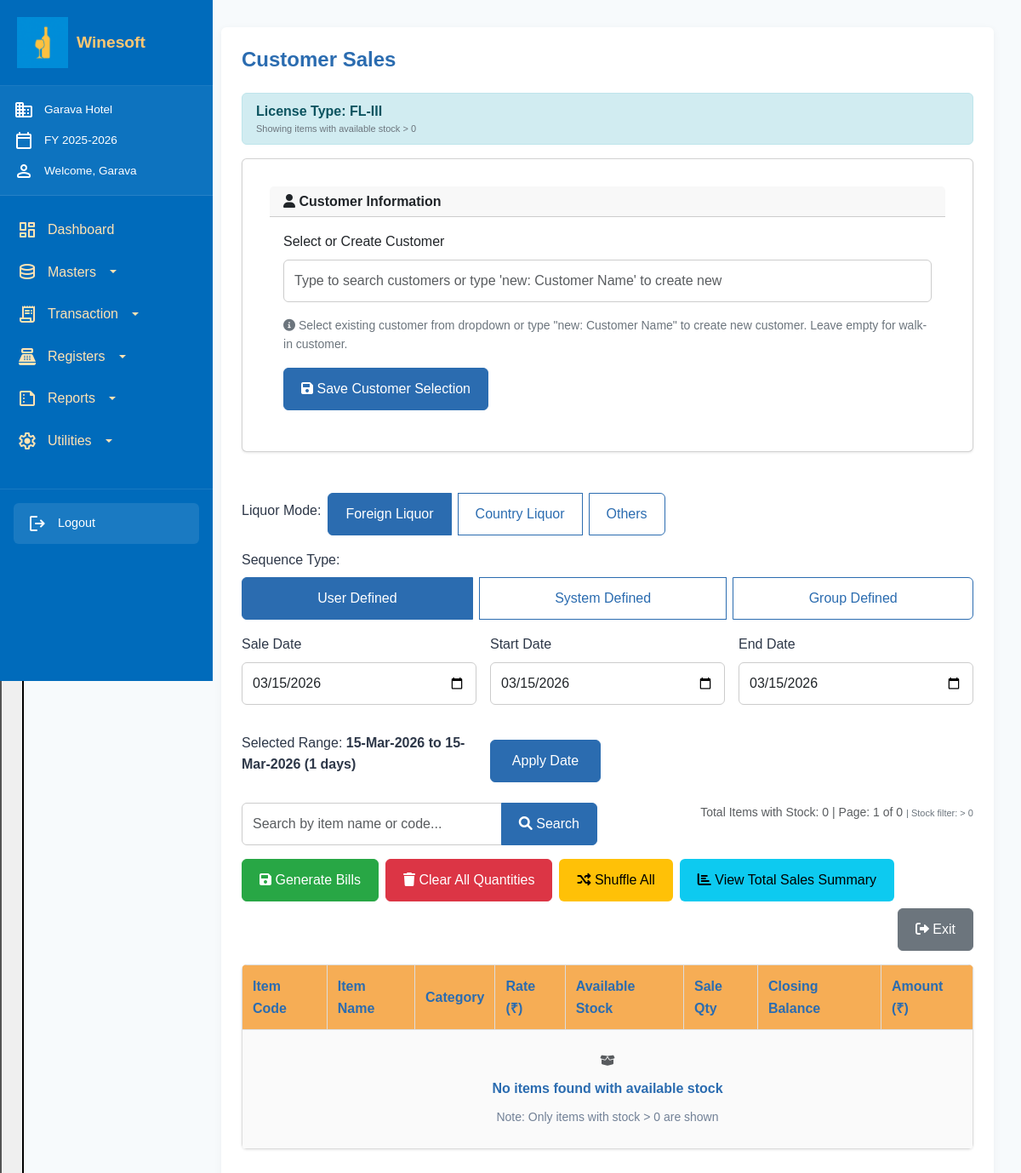
Before: /public/customer_sales.php (signed in) with the older database file.
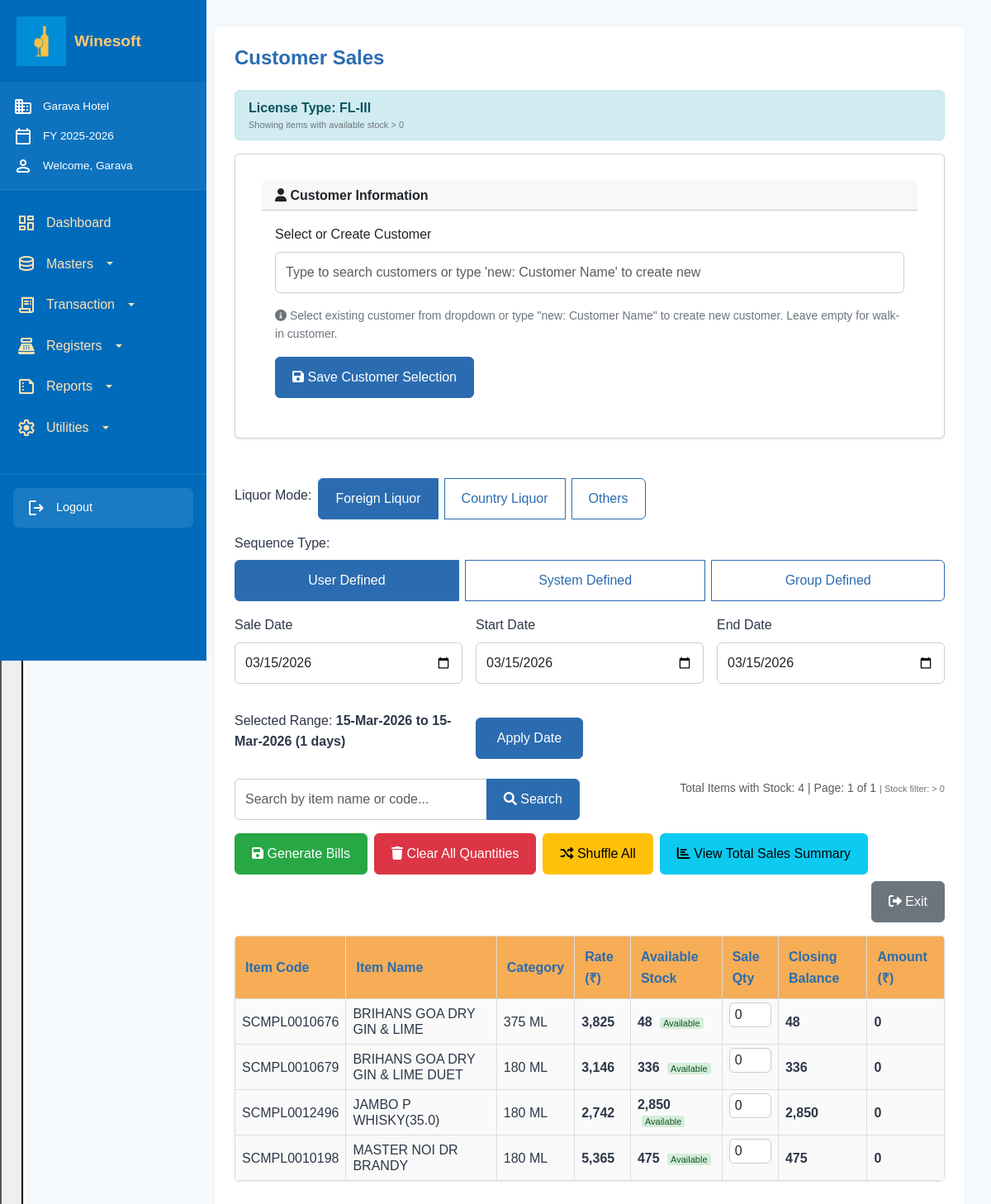
After: the same page with the newer database file.
### tables this page shows
CREATE TABLE `license_types` (
  `id` int(11) NOT NULL,
  `license_code` varchar(20) NOT NULL,
  `created_at` timestamp NOT NULL DEFAULT current_timestamp(),
  `updated_at` timestamp NOT NULL DEFAULT current_timestamp() ON UPDATE current_timestamp()
);

CREATE TABLE `tblitemmaster` (
  `id` int(11) NOT NULL,
  `CODE` varchar(20) NOT NULL,
  `Print_Name` varchar(10) DEFAULT NULL,
  `DETAILS` varchar(50) DEFAULT NULL,
  `DETAILS2` varchar(30) DEFAULT NULL,
  `BOTTLES` decimal(18,0) DEFAULT NULL,
  `CLASS` varchar(1) DEFAULT NULL,
  `SUB_CLASS` varchar(1) DEFAULT NULL,
  `ITEM_GROUP` varchar(8) DEFAULT NULL,
  `PPRICE` decimal(18,3) DEFAULT NULL COMMENT 'Purchase Price',
  `BPRICE` decimal(18,3) DEFAULT NULL COMMENT 'Base Price',
  `RPRICE` decimal(18,3) DEFAULT NULL COMMENT 'Retail Price',
  `MPRICE` decimal(18,0) DEFAULT NULL COMMENT 'MRP PRICE',
  `OB` decimal(18,3) DEFAULT NULL,
  `TRCPT` decimal(18,3) DEFAULT NULL,
  `TISSU` decimal(18,3) DEFAULT NULL,
  `CC` decimal(18,0) DEFAULT NULL,
  `BARCODE` varchar(15) DEFAULT NULL,
  `GOB` decimal(18,3) DEFAULT NULL,
  `GTRCPT` decimal(18,3) DEFAULT NULL,
  `GTISSU` decimal(18,3) DEFAULT NULL,
  `REORDER` decimal(18,0) DEFAULT NULL,
  `GREORDER` decimal(18,0) DEFAULT NULL,
  `PM_IMFL` decimal(18,0) DEFAULT NULL,
  `PM_BEER` decimal(18,0) DEFAULT NULL,
  `LIQ_FLAG` varchar(1) DEFAULT NULL,
  `SELECTED` tinyint(1) DEFAULT NULL,
  `SERIAL_NO` decimal(18,0) DEFAULT NULL,
  `SEQ_NO` decimal(18,0) DEFAULT NULL,
  `REF_CODE` varchar(4) DEFAULT NULL,
  `OB2` decimal(18,0) DEFAULT NULL,
  `CATEGORY_CODE` varchar(10) DEFAULT NULL,
  `CLASS_CODE_NEW` varchar(10) DEFAULT NULL,
  `SUBCLASS_CODE_NEW` varchar(10) DEFAULT NULL,
  `SIZE_CODE` varchar(10) DEFAULT NULL,
  `UPDATED_AT` timestamp NOT NULL DEFAULT current_timestamp() ON UPDATE current_timestamp()
);

### public/license_functions.php (called while the page is built, shortened)
<?php
function getCompanyLicenseType($company_id, $conn) {
    $stmt = $conn->prepare("
        SELECT lt.license_code
        FROM tblcompany c
        JOIN license_types lt ON c.license_type_id = lt.id
        WHERE c.CompID = ?
    ");
    $stmt->bind_param("i", $company_id);
    $stmt->execute();
    $result = $stmt->get_result();
    if ($result->num_rows > 0) {
        $company = $result->fetch_assoc();
        return $company['license_code'];
    }
    return null;
}
function getClassesByLicenseType($license_type, $conn) {
    $classes = [];
    switch($license_type) {
        case 'FL-III':
            $allowed_sgroups = ['W', 'V', 'M', 'F', 'D', 'K', 'G', 'R'];
            break;
    }
    foreach ($allowed_sgroups as $sgroup) {
        $desc = getSGroupDescription($sgroup);
        $classes[] = [
            'SGROUP' => $sgroup,
            'DESC' => $desc
        ];
    }
    return $classes;
}
function getSGroupDescription($sgroup) {
    $descriptions = [
        'W' => 'Whisky/Spirit',
        'V' => 'Wine',
        'D' => 'Brandy/Cognac',
        'K' => 'Vodka',
        'G' => 'Gin',
        'R' => 'Rum',
        'F' => 'Strong Beer',
        'M' => 'Mild Beer',
        'O' => 'Others',
        'L' => 'Country Liquor'
    ];
    return isset($descriptions[$sgroup]) ? $descriptions[$sgroup] : 'Unknown';
}
?>

### public/customer_sales.php (the view, shortened to what the rows shown need)
<?php
require_once 'license_functions.php';
function logArray($data, $title = 'Array data') {
    print_r($data);
}
include_once "../config/db.php";
$company_id = $_SESSION['CompID'];
$license_type = getCompanyLicenseType($company_id, $conn);
$available_classes = getClassesByLicenseType($license_type, $conn);
$allowed_classes = [];
foreach ($available_classes as $class) {
    $allowed_classes[] = $class['SGROUP'];
}
$index_queries = [
    "CREATE INDEX IF NOT EXISTS idx_itemmaster_liq_flag ON tblitemmaster(LIQ_FLAG)",
    "CREATE INDEX IF NOT EXISTS idx_itemmaster_code ON tblitemmaster(CODE)",
    "CREATE INDEX IF NOT EXISTS idx_item_stock_item_code ON tblitem_stock(ITEM_CODE)",
    "CREATE INDEX IF NOT EXISTS idx_itemmaster_details ON tblitemmaster(DETAILS)",
    "CREATE INDEX IF NOT EXISTS idx_itemmaster_class ON tblitemmaster(CLASS)"
];
foreach ($index_queries as $query) {
    try {
        $conn->query($query);
    } catch (Exception $e) {
    }
}
include_once "stock_functions.php";
$mode = isset($_GET['mode']) ? $_GET['mode'] : 'F';
$sequence_type = isset($_GET['sequence_type']) ? $_GET['sequence_type'] : 'user_defined';
$start_date = isset($_GET['start_date']) ? $_GET['start_date'] : date('Y-m-d');
$comp_id = $_SESSION['CompID'];
$sale_day = date('d', strtotime($start_date));
$closing_column = "DAY_" . sprintf('%02d', $sale_day) . "_CLOSING";
$sale_month = date('Y-m', strtotime($start_date));
$current_month = date('Y-m');
if ($sale_month === $current_month) {
    $daily_stock_table = "tbldailystock_" . $comp_id;
} else {
    $sale_month_short = date('m', strtotime($start_date));
    $sale_year_short = date('y', strtotime($start_date));
    $daily_stock_table = "tbldailystock_" . $comp_id . "_" . $sale_month_short . "_" . $sale_year_short;
    $table_suffix = "_" . $sale_month_short . "_" . $sale_year_short;
}
$order_clause = "";
if ($sequence_type === 'system_defined') {
    $order_clause = "ORDER BY im.CODE ASC";
} elseif ($sequence_type === 'group_defined') {
    $order_clause = "ORDER BY im.DETAILS2 ASC, im.DETAILS ASC";
} else {
    $order_clause = "ORDER BY im.DETAILS ASC";
}
$items_per_page = 50;
$current_page = isset($_GET['page']) ? max(1, intval($_GET['page'])) : 1;
$offset = ($current_page - 1) * $items_per_page;
$check_table_query = "SHOW TABLES LIKE '$daily_stock_table'";
$table_result = $conn->query($check_table_query);
$table_exists = $table_result->num_rows > 0;
if (!empty($allowed_classes) && $table_exists) {
    $class_placeholders = implode(',', array_fill(0, count($allowed_classes), '?'));
    $query = "SELECT im.CODE, im.DETAILS, im.DETAILS2, im.RPRICE, im.CLASS,
                     COALESCE(ds.$closing_column, 0) as CURRENT_STOCK,
                     ds.STK_MONTH as stock_month
              FROM tblitemmaster im
              LEFT JOIN $daily_stock_table ds ON im.CODE = ds.ITEM_CODE
                  AND ds.STK_MONTH = ?
              WHERE im.LIQ_FLAG = ?
              AND im.CLASS IN ($class_placeholders)
              AND COALESCE(ds.$closing_column, 0) > 0";
    $params = array_merge([$sale_month, $mode], $allowed_classes);
    $types = str_repeat('s', count($params));
}
$query .= " " . $order_clause . " LIMIT ? OFFSET ?";
$params[] = $items_per_page;
$params[] = $offset;
$types .= "ii";
$stmt = $conn->prepare($query);
if (!empty($params)) {
    $stmt->bind_param($types, ...$params);
}
$stmt->execute();
$result = $stmt->get_result();
$items = $result->fetch_all(MYSQLI_ASSOC);
?>
<!DOCTYPE html>
<html lang="en">
<head>
  <link href="https://cdn.jsdelivr.net/npm/bootstrap@5.3.0/dist/css/bootstrap.min.css" rel="stylesheet">
  <link rel="stylesheet" href="https://cdnjs.cloudflare.com/ajax/libs/font-awesome/6.0.0/css/all.min.css">
  <link rel="stylesheet" href="css/style.css?v=<?=time()?>">
  <link rel="stylesheet" href="css/navbar.css?v=<?=time()?>">
</head>
<body>
<div class="dashboard-container">
  <?php include 'components/navbar.php'; ?>
  <div class="main-content">
    <?php include 'components/header.php'; ?>
    <div class="content-area">
      <div class="alert alert-info mb-3 py-2">
          <strong>License Type: <?= htmlspecialchars($license_type) ?></strong>
          <p class="mb-0 compact-info">Showing items with available stock > 0</p>
      </div>
      <form method="POST" id="salesForm">
        <div class="table-container">
          <table class="styled-table table-striped" id="itemsTable">
            <thead class="table-header">
              <tr>
                <th>Item Code</th>
                <th>Item Name</th>
                <th>Category</th>
                <th>Rate (₹)</th>
                <th>Available Stock</th>
                <th>Sale Qty</th>
                <th>Closing Balance</th>
                <th>Amount (₹)</th>
              </tr>
            </thead>
            <tbody>
<?php if (!empty($items)): ?>
    <?php foreach ($items as $item):
        $item_code = $item['CODE'];
        $item_qty = isset($_SESSION['customer_sale_quantities'][$item_code]) ? $_SESSION['customer_sale_quantities'][$item_code] : 0;
        $item_total = $item_qty * $item['RPRICE'];
        $closing_balance = $item['CURRENT_STOCK'] - $item_qty;
        $display_stock = floor($item['CURRENT_STOCK']);
        $display_rate = intval($item['RPRICE']);
        $display_closing = floor($closing_balance);
        $display_amount = intval($item_total);
        $size = 0;
        $class_code = $item['CLASS'] ?? 'O';
        $stock_status_class = '';
        if ($item['CURRENT_STOCK'] <= 0) {
            $stock_status_class = 'stock-out';
        } elseif ($item['CURRENT_STOCK'] < 10) {
            $stock_status_class = 'stock-low';
        } else {
            $stock_status_class = 'stock-available';
        }
        $has_backdated_restriction = false;
        $earliest_sale = null;
        $latest_sale = null;
        $sale_count = 0;
        $backdated_class = $has_backdated_restriction ? 'backdated-restriction' : '';
        $backdated_title = $has_backdated_restriction ?
            "Sales exist from $earliest_sale to $latest_sale (Total: $sale_count sales)" : '';
    ?>
        <tr data-class="<?= htmlspecialchars($class_code) ?>"
            data-details="<?= htmlspecialchars($item['DETAILS']) ?>"
            data-details2="<?= htmlspecialchars($item['DETAILS2']) ?>"
            class="<?= $item_qty > 0 ? 'has-quantity' : '' ?> <?= $backdated_class ?>">
            <td><?= htmlspecialchars($item_code); ?></td>
            <td><?= htmlspecialchars($item['DETAILS']); ?></td>
            <td><?= htmlspecialchars($item['DETAILS2']); ?></td>
            <td class="stock-integer"><?= number_format($display_rate); ?></td>
            <td>
                <span class="stock-info">
                    <span class="stock-integer"><?= number_format($display_stock); ?></span>
                    <span class="stock-status <?= $stock_status_class ?>">
                        <?php if ($item['CURRENT_STOCK'] <= 0): ?>
                            Out
                        <?php elseif ($item['CURRENT_STOCK'] < 10): ?>
                            Low
                        <?php else: ?>
                            Available
                        <?php endif; ?>
                    </span>
                </span>
            </td>
            <td>
                <input type="number" name="sale_qty[<?= htmlspecialchars($item_code); ?>]"
                       class="form-control qty-input" min="0"
                       max="<?= floor($item['CURRENT_STOCK']); ?>"
                       step="1" value="<?= $item_qty ?>"
                       data-rate="<?= $item['RPRICE'] ?>"
                       data-code="<?= htmlspecialchars($item_code); ?>"
                       data-stock="<?= $item['CURRENT_STOCK'] ?>"
                       data-size="<?= $size ?>"
                       oninput="validateQuantity(this)"
                       <?= $has_backdated_restriction ? 'disabled title="' . htmlspecialchars($backdated_title) . '"' : '' ?>>
            </td>
            <td class="closing-balance-cell" id="closing_<?= htmlspecialchars($item_code); ?>">
                <span class="stock-integer"><?= number_format($display_closing) ?></span>
            </td>
            <td class="amount-cell" id="amount_<?= htmlspecialchars($item_code); ?>">
                <span class="stock-integer"><?= number_format($display_amount) ?></span>
            </td>
        </tr>
    <?php endforeach; ?>
<?php endif; ?>
            </tbody>
          </table>
        </div>
      </form>
    </div>
  </div>
</div>
</body>
</html>

Changed rows visible on the page:
now on this page (row unchanged): tblitemmaster: CODE "SCMPL0010676", DETAILS "BRIHANS GOA DRY GIN & LIME", DETAILS2 "375 ML", RPRICE "3,825", display_stock "48", CODE+RPRICE "0", display_closing "48", display_amount "0"
now on this page (row unchanged): tblitemmaster: CODE "SCMPL0010679", DETAILS "BRIHANS GOA DRY GIN & LIME DUET", DETAILS2 "180 ML", RPRICE "3,146", display_stock "336", CODE+RPRICE "0", display_closing "336", display_amount "0"
now on this page (row edited): tblitemmaster: CODE "SCMPL0012496", DETAILS "JAMBO P WHISKY(35.0)", DETAILS2 "180 ML", RPRICE "2,742", display_stock "2,850", CODE+RPRICE "0", display_closing "2,850", display_amount "0"
now on this page (row unchanged): tblitemmaster: CODE "SCMPL0010198", DETAILS "MASTER NOI DR BRANDY", DETAILS2 "180 ML", RPRICE "5,365", display_stock "475", CODE+RPRICE "0", display_closing "475", display_amount "0"
Other visible differences:
$total_items: "0" → "4"
$total_pages: "0" → "1"
text no longer shown: "No items found with available stock Note: Only items with stock > 0 are shown"
